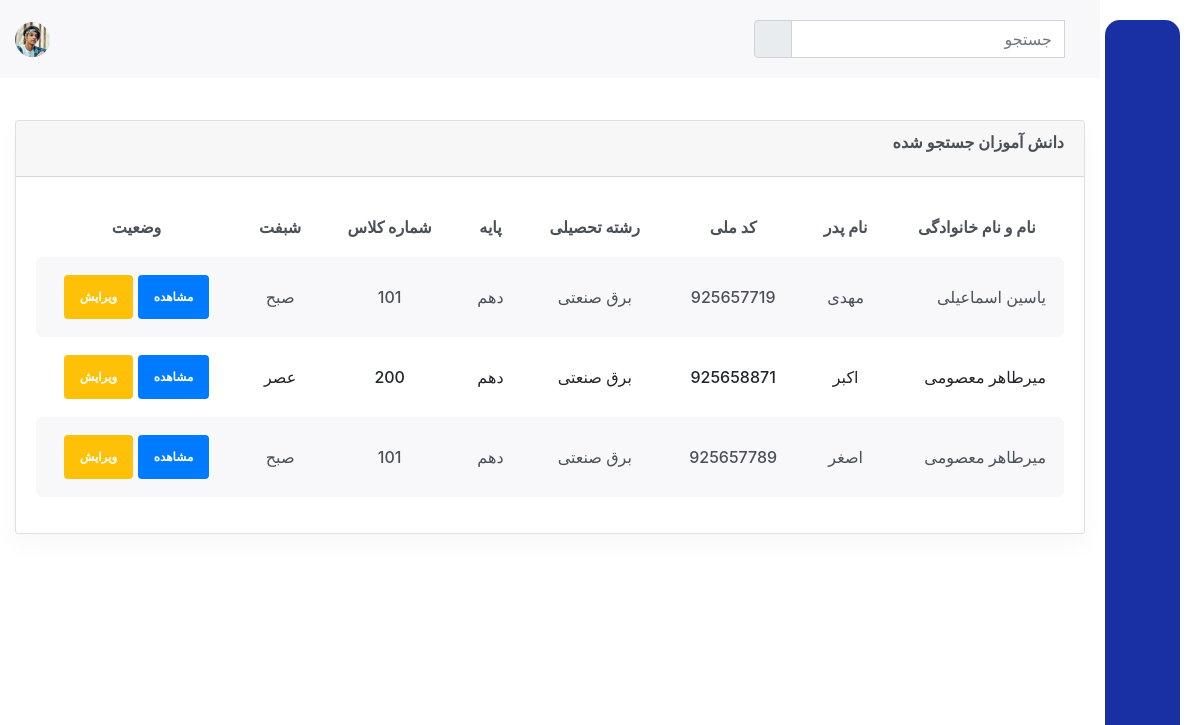
The app's page /search/ with its own data.
### Student/models.py (models this page shows, shortened)
class Student(models.Model):
    full_name = models.CharField(max_length=200)
    father_name = models.CharField(max_length=100)
    id_code = models.IntegerField(unique=True)
    class_id = models.ForeignKey(Class, on_delete=models.CASCADE)
    reshte = models.ForeignKey(Reshte, on_delete=models.CASCADE)
    level = models.CharField(choices=LEVEL, max_length=8)
    level_up = models.BooleanField(default=False)
    date = models.DateField()
    usn = models.CharField(primary_key=True, max_length=200)
    zang = models.BooleanField(choices=ZANG, null=True, blank=True)
    objects = Manager()
    def get_absolute_url(self):
        return reverse('student:student',args=[self.full_name, self.id_code])

class Reshte(models.Model):
    name = models.CharField(max_length=100)
    def __str__(self):
        return self.name

class Class(models.Model):
    number = models.IntegerField()
    shift = models.CharField(choices=SHIFT, max_length=3)

### Student/views.py (the view)
class SearchingView(generic.ListView):
    template_name = 'search.html'
    context_object_name = 'student_class_room'
    def get_queryset(self):
        query = self.request.GET.get('query')
        if query is not None:
            return models.Student.objects.get_searching(query)
        return models.Student.objects.all()

### templates/search.html (shortened to what this page needs)
{% extends 'base.html' %}
{% block body %}
	<div id="main-wrapper">
	    <div class="content-body">
		<div class="container">
		    <div class="row">
			<div class="col-xxl-12">
			    <div class="card">
				<div class="card-header">
					<div>
						<h4 class="card-title">دانش آموزان جستجو شده</h4>
					</div>
				</div>
				<div class="card-body">
				    <div class="table-responsive">
					<table class="table table-striped responsive-table text-center">
					    <thead>
						<tr>
						    <th>نام و نام خانوادگی</th>
						    <th>نام پدر</th>
						    <th>کد ملی</th>
						    <th>رشته تحصیلی</th>
						    <th>پایه</th>
						    <th>شماره کلاس</th>
						    <th>شبفت</th>
						    <th>وضعیت</th>
						</tr>
					    </thead>
					    <tbody>
						{% for s in student_class_room %}
							<tr>
								<td><span class="danger-arrow">{{ s.full_name }}</span>
								</td>
								<td class="coin-name">
									{{ s.father_name }}
								</td>
								<td>
									{{ s.id_code }}
								</td>
								<td>{{ s.reshte }}</td>
								<td>{{ s.level }}</td>
								<td>{{ s.class_id.number }}</td>
								<td>{{ s.class_id.shift }}</td>
								<td>
									<div class="badge bg-primary p-3"><a href="{{ s.get_absolute_url }}" class="text-white">مشاهده</a></div>
									<div class="badge bg-warning p-3"><a href="{% url 'student:student-edit' s.full_name s.id_code %}" class="text-white">ویرایش</a></div>
								</td>
							</tr>
						{% endfor %}
					    </tbody>
					</table>
				    </div>
				</div>
			    </div>
			</div>
		    </div>
		</div>
	    </div>
	</div>
{% endblock %}

### records on screen
Student: full_name "یاسین اسماعیلی", father_name "مهدی", id_code "925657719", reshte "برق صنعتی", level "دهم", class_id.number "101", class_id.shift "صبح"
Student: full_name "میرطاهر معصومی", father_name "اکبر", id_code "925658871", reshte "برق صنعتی", level "دهم", class_id.number "200", class_id.shift "عصر"
Student: full_name "میرطاهر معصومی", father_name "اصغر", id_code "925657789", reshte "برق صنعتی", level "دهم", class_id.number "101", class_id.shift "صبح"
